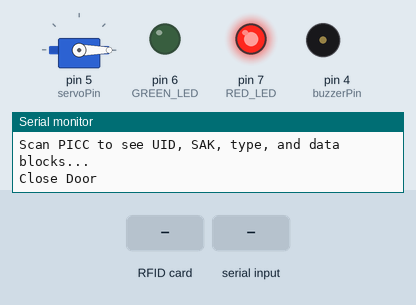
Recording of a sketch running on a simulated Arduino Uno, built with avr-gcc and run on an emulated ATmega328P. On the bench: servo, output pins drawn as LEDs (lit = HIGH), buzzer (waves = sounding), the last lines printed to the serial monitor. Inputs (shaded band) come from the test bench. Pins used as bus, display or sensor lines are not drawn.

Above: at 1.2 s.
1.3 s: RFID card 5E 7A 19 C4 held to the reader
At 1.47 s:
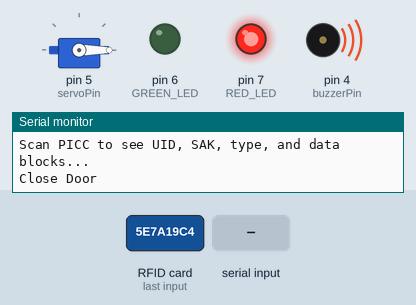
4.3 s: "A\n" received over the second serial link
At 5.7 s:
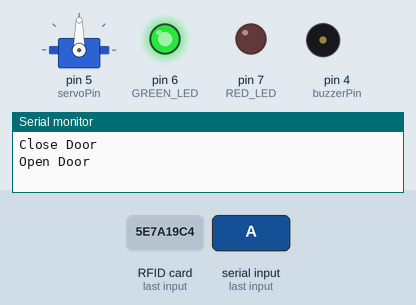
6.1 s: "D\n" received over the second serial link
At 6.5 s:
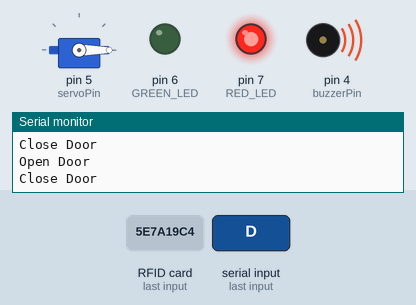
8.1 s: "B\n" received over the second serial link
At 8.56 s:
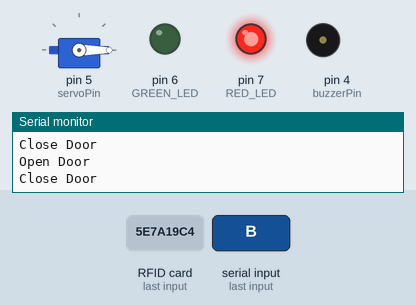
Timing chart, 0 to 12.1 s (numbered marks = the images above; inputs shaded):
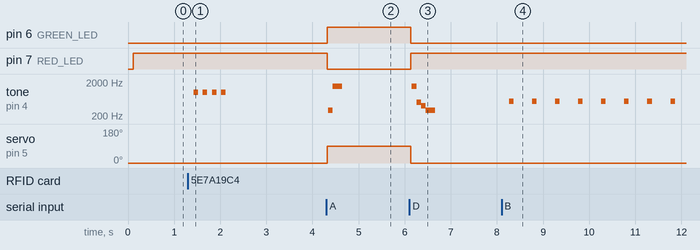

The sketch:

proyecto-final-boveda.ino
```cpp
// Ideas
/*
- RFID
- Buzzer
- Led rojo y verde
- KeyPad
- Forma de cambiar la contraseña base
- Servomotor para el movimiento libre
- Usar un arduino UNO(Modulo RFID) comunicado por serial
- Usar un arduino UNO(Principal, con el keypad, leds)
- Encriptacion en la comunicacion serie :u
*/
#include <SPI.h>
#include <MFRC522.h>
#include <SoftwareSerial.h>
#include <Servo.h>

#define RST_PIN 9
#define SS_PIN 10

// Vault system
bool vault_state = false;
bool access = false;
bool blockingState = false;
SoftwareSerial slave(2, 3);

// RFID
MFRC522 rfid(SS_PIN, RST_PIN);
byte rfid_access[4] = { 137, 3, 28, 135 };

// Buzzer
int buzzerPin = 4;
long lastTones = 0;
long buzzFrame = 0;
int toneID = 0;

// Servo
Servo servo;
int servoPin = 5;

// Leds
int RED_LED = 7;
int GREEN_LED = 6;

void setup() {
  // Serial comunication
  pinMode(2, INPUT);
  pinMode(3, OUTPUT);
  Serial.begin(9600);
  slave.begin(9600);
  while (!Serial);

  // Setup pins and objects
  SPI.begin();
  rfid.PCD_Init();
  delay(4);
  rfid.PCD_DumpVersionToSerial();
  Serial.println(F("Scan PICC to see UID, SAK, type, and data blocks..."));

  // Buzzer
  pinMode(buzzerPin, OUTPUT);

  // Servo
  servo.attach(servoPin);
  closeDoor();

  // Leds
  pinMode(RED_LED, OUTPUT);
  pinMode(GREEN_LED, OUTPUT);
}

void slaveLogic() {
  // Initial variables
  String rawCmd = "";
  char symbol;

  // read rawCmd
  while(slave.available()) {
    symbol = slave.read();
    if(symbol == '\n') break;
    rawCmd += String(symbol);
  }

  if(rawCmd.equals("")) return;

  // Check commands
  checkCmd(rawCmd[0], rawCmd);
}

void rfidLogic() {
  // RFID logic
  if(blockingState) return;
  if(!rfid.PICC_IsNewCardPresent()) return;
  if(!rfid.PICC_ReadCardSerial()) return;

  // Valid access
  for (byte i = 0; i < 4; i++) {
    if(rfid.uid.uidByte[i] != rfid_access[i]) {
      // Deny access
      checkCmd('E', "");
      rfid.PICC_HaltA();
      return;
    }
  }
  // Grand access
  if(access) {
    checkCmd('D', "");
  } else {
    checkCmd('A', "");
  }
  rfid.PICC_HaltA();
}

void ledsLogic() {
  if(access) {
    digitalWrite(RED_LED, LOW);
    digitalWrite(GREEN_LED, HIGH);
  } else {
    digitalWrite(RED_LED, HIGH);
    digitalWrite(GREEN_LED, LOW );
  }
}

// Execute command
void checkCmd(char cmd, String rawCmd) {
  switch (cmd) {
    case 'S': // Sync access state
      sendSyncCmd();
      break;
    case 'A': // Grant access
      access = true;
      toneID = 2;
      sendSyncCmd();
      openDoor();
      break;
    case 'D': // revoke access
      access = false;
      toneID = 3;
      sendSyncCmd();
      closeDoor();
      break;
    case 'E': // Any error
      toneID = 1;
      break;
    case 'K': // Key press
      toneID = 4;
      break;
    case 'B': // Locked state
      toneID = 5;
      blockingState = true;
      sendSyncCmd();
      break;
    case 'U': // Unlocked state
      toneID = 0;
      blockingState = false;
      sendSyncCmd();
      break;
    case 'P': // New password
      toneID = 6;
      blockingState = false;
      sendSyncCmd();
      break;
  }
}

void openDoor() {
  servo.write(90);
  Serial.println("Open Door");
  vault_state = true;
}

void closeDoor() {
  servo.write(0);
  Serial.println("Close Door");
  vault_state = false;
}

void loop() {
  // Run loop
  rfidLogic();
  slaveLogic();
  ledsLogic();
  toneTick();
}

void sendSyncCmd() {
  slave.print("S:");
  slave.print(access);
  slave.print(":");
  slave.print(blockingState);
  slave.println();
}

void toneTick() {
  if(millis() - lastTones < 100) return;
  lastTones = millis();
  switch(toneID) {
    case 0:
      buzzFrame = 0;
      noTone(buzzerPin);
      break;
    case 1: // Error
      if(buzzFrame % 2 == 0) {
        tone(buzzerPin, 1000);
      } else {
        noTone(buzzerPin);
      }

      if(buzzFrame >= 6) toneID = 0;

      buzzFrame++;
      break;
    case 2: // Login
      switch(buzzFrame) {
        case 0:
          tone(buzzerPin, 300);
          break;
        case 1:
          tone(buzzerPin, 1500);
          break;
        default:
          toneID = 0;
          break;
      }

      buzzFrame++;
      break;
    case 3: // Logout
      switch(buzzFrame) {
        case 0:
          tone(buzzerPin, 1500);
          break;
        case 1:
          tone(buzzerPin, 500);
          break;
        case 2:
          tone(buzzerPin, 400);
          break;
        case 3:
          tone(buzzerPin, 300);
          break;
        default:
          toneID = 0;
          break;
      }

      buzzFrame++;
      break;
    case 4: // Keypad
      tone(buzzerPin, 750);
      if(blockingState) {
        toneID = 5;
      } else {
        toneID = 0;
      }
      break;
    case 5: // Bloking state
      switch (buzzFrame) {
        case 1:
          tone(buzzerPin, 550);
          break;
        case 5:
          buzzFrame = 0;
          break;
        default:
          noTone(buzzerPin);
          break;
      }
      buzzFrame++;
      break;
    case 6: // Password changed
      switch(buzzFrame) {
        case 1:
          tone(buzzerPin, 1000);
          break;
        case 3:
          tone(buzzerPin, 500);
          break;
        case 5:
          tone(buzzerPin, 2500);
          break;
        case 6:
          tone(buzzerPin, 2000);
          break;
        case 7:
          toneID = 0;
          break;
      }
      buzzFrame++;
      break;
  }
}
```

Measured:
- after the input at 1.3 s, tone on pin 4 (buzzerPin): alternates 1000 Hz for 0.10 s and silent for 0.10 s, 8 changes in all, then stays silent, starting after 0.12 s
- after the input at 4.3 s, pin 6 (GREEN_LED): LOW → HIGH at once; pin 7 (RED_LED): HIGH → LOW at once; tone on pin 4 (buzzerPin): silent → 300 Hz at once, → 1500 Hz 0.10 s later, → silent 0.20 s later; servo on pin 5 (servoPin): 0° → 90° at once
- after the input at 6.1 s, pin 6 (GREEN_LED): HIGH → LOW at once; pin 7 (RED_LED): LOW → HIGH at once; tone on pin 4 (buzzerPin): plays 1500 Hz for 0.10 s, 500 Hz for 0.10 s, 400 Hz for 0.10 s, 300 Hz for 0.20 s, starting after 0.06 s; servo on pin 5 (servoPin): 90° → 0° at once
- after the input at 8.1 s, tone on pin 4 (buzzerPin): alternates 550 Hz for 0.10 s and silent for 0.40 s, starting after 0.16 s
